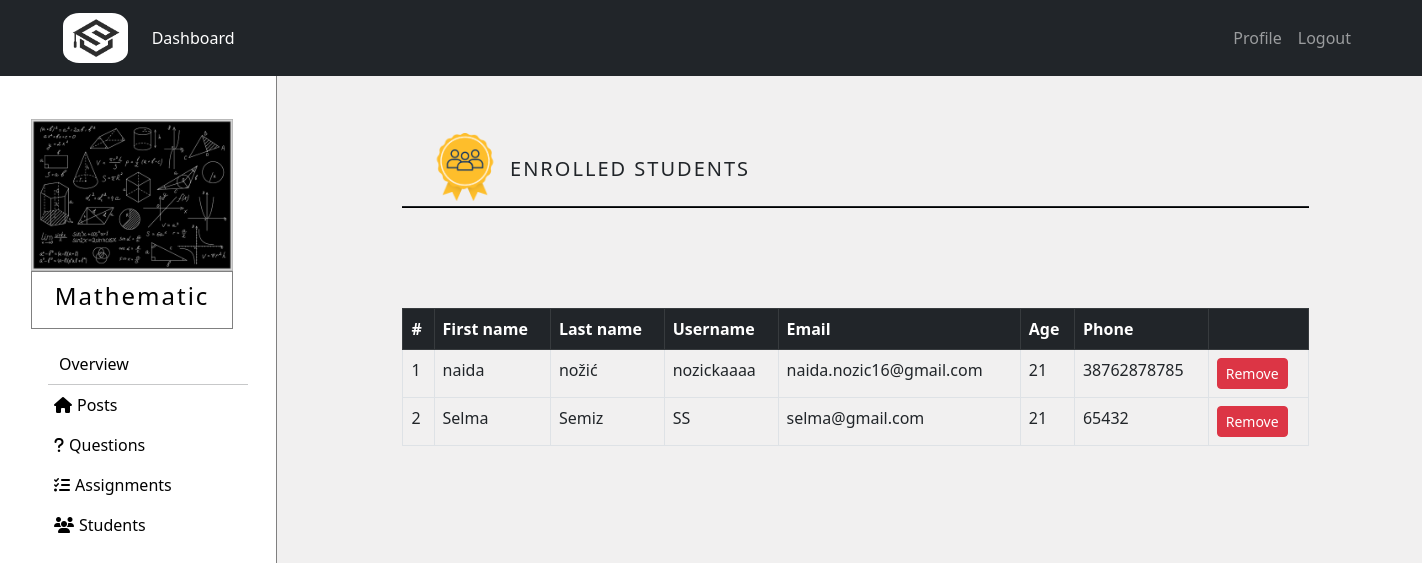
The app's page /courses/tutor_course/10/students (signed in), older data.
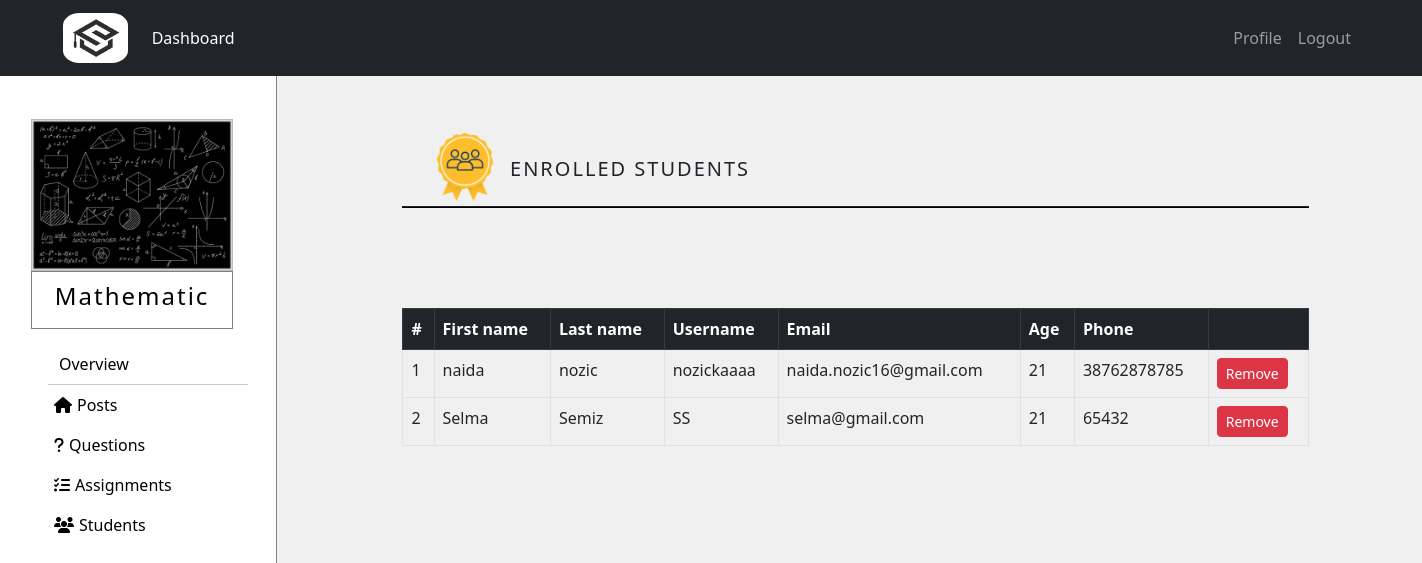
The same page, newer data.
### courses/models.py (models this page shows, shortened)
class Student(models.Model):
    user = models.OneToOneField(NewUser,on_delete=models.CASCADE,primary_key=True,related_name='Student')
    phone = models.IntegerField()
    age = models.IntegerField(null=True,blank=True) #this field is optional
    course = models.ManyToManyField(Course,through="StudentCourse")

class NewUser(AbstractUser):
    is_student = models.BooleanField(default=False)
    is_tutor = models.BooleanField(default=False)

### courses/views.py (the view, shortened to what this page needs)
# urls.py: path('tutor_course/<int:course_id>/students',views.view_students,name='view_students'),
@login_required
def view_students(request,course_id):
   if request.user.is_student:
      return HttpResponse('<html><body><h2 style="font-weight: lighter">Your do not have access to view this page!</h2><body></html>')
   elif is_enrolled(request.user, course_id) is False:
      return HttpResponse('<html><body><h2 style="font-weight: lighter">Your do not have access to view this page!</h2><body></html>')
   course = get_object_or_404(Course,pk=course_id)
   student_course_objects = StudentCourse.objects.filter(course=course)
   students = [x.student for x in student_course_objects]
   return render(request,'courses/students.html',{'course':course,'students':students})

### courses/views.py (called while the page is built)
def is_enrolled(user, course_id):
   course = get_object_or_404(Course,pk=course_id)
   if user.is_tutor:
      tutor_courses = TutorCourse.objects.filter(course=course,tutor=user.Tutor)
      return tutor_courses.exists()
   else:
      student_courses = StudentCourse.objects.filter(course=course,student=user.Student)
      return student_courses.exists()

### templates/courses/students.html (shortened to what this page needs)
{% extends 'courses/course.html' %}
{% block courseContent %}
{% load static %}
<div style="margin-left: auto; margin-right: auto; width:75%; margin-top: 5%; position: relative; margin-bottom: 5px;">
    <img class="col-sm-4 col-md-4 col-lg-4" src="{% static 'img/students-icon.png' %}"
         style="width:8%;">
    <div class="col-sm-8 col-md-8 col-lg-8" style="display: inline-block; position:absolute; bottom: 12px;">
      <h5 style="margin-left: 2%; letter-spacing: 2px;">ENROLLED STUDENTS</h5>
    </div>
</div>
  <hr style="width: 80%; margin-left: auto; margin-right: auto; background-color: black;
             opacity: 1; margin-top: 0; margin-bottom: 6%; height: 2px;">
<div class="positionCenter" style="margin-top: 100px;">
    {% if students %}
    <table class="table table-bordered">
        <thead class="table-dark">
        <tr>
            <th scope="col">#</th>
            <th scope="col">First name</th>
            <th scope="col">Last name</th>
            <th scope="col">Username</th>
            <th scope="col">Email</th>
            <th scope="col">Age</th>
            <th scope="col">Phone</th>
            <th scope="col"></th>
        </tr>
        </thead>
        <tbody>
            {% for student in students %}
        <tr>
            <td scope="row">{{ forloop.counter }}</td>
            <td>{{student.user.first_name}}</td>
            <td>{{student.user.last_name}}</td>
            <td>{{student.user.username}}</td>
            <td>{{student.user.email}}</td>
            <td>{{student.age}}</td>
            <td>{{student.phone}}</td>
            <td>
                <form action="{% url 'view_students' course_id=course.pk %}" method="POST">
                    <button type="submit" class="btn btn-danger btn-sm" name="remove_student_button" value="{{student.pk}}">Remove</button>
                  </form>
            </td>
        </tr>
            {% endfor %}
        </tbody>
    </table>
    {% else %}
    <h2 style="text-align: center;">There are no students enrolled in this course!</h2>
    {% endif %}
</div>
<div style="height:200px"></div>
{% endblock %}

Row changes from the older to the newer data that the page shows:
changed through a linked row, Student "naida": user.last_name "nožić" → "nozic"
